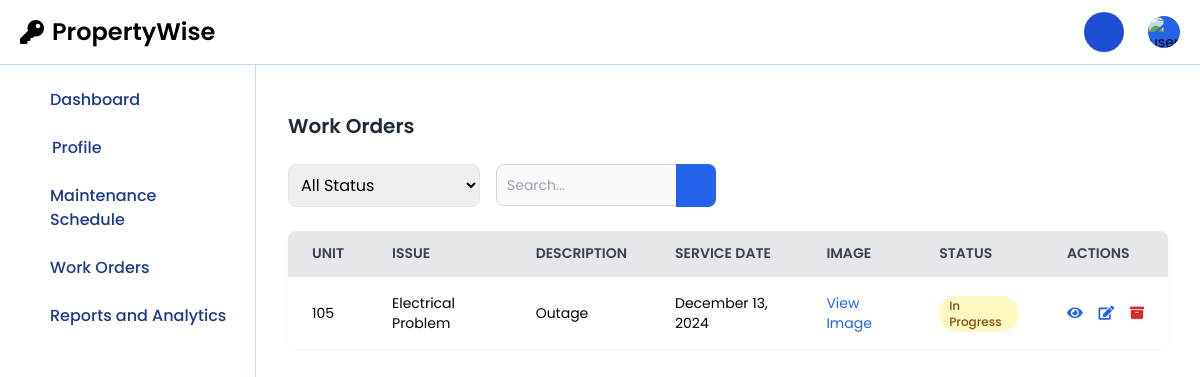
The page /staff/staffWork.php (signed in) on the database as committed earlier.
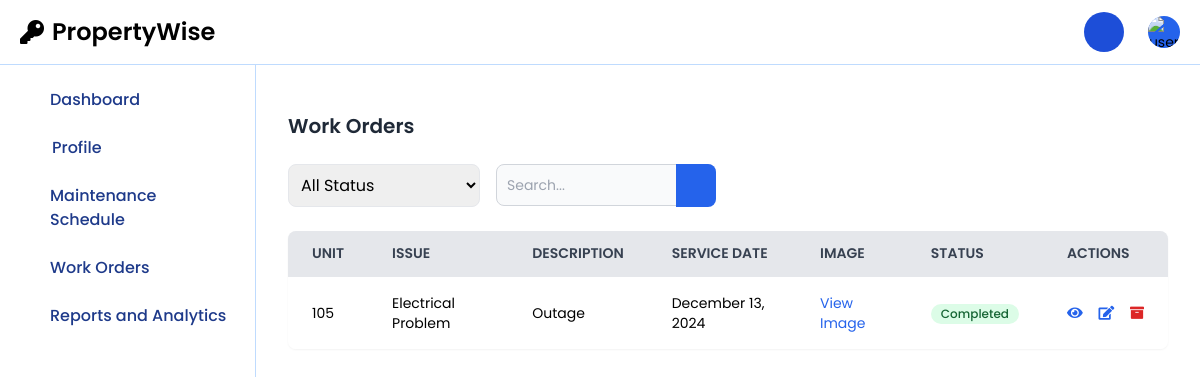
The same page on the database as committed later.
### tables this page shows
CREATE TABLE `maintenance_requests` (
  `id` int(11) NOT NULL,
  `user_id` int(11) NOT NULL,
  `unit` varchar(50) NOT NULL,
  `issue` varchar(100) NOT NULL,
  `description` text NOT NULL,
  `action_taken` text DEFAULT NULL,
  `maintenance_cost` decimal(10,2) DEFAULT NULL,
  `completion_date` datetime DEFAULT NULL,
  `service_date` date NOT NULL,
  `status` enum('Pending','In Progress','Completed') DEFAULT 'Pending',
  `report_pdf` varchar(255) DEFAULT NULL,
  `image` varchar(255) DEFAULT NULL,
  `created_at` timestamp NOT NULL DEFAULT current_timestamp(),
  `updated_at` timestamp NOT NULL DEFAULT current_timestamp() ON UPDATE current_timestamp(),
  `assigned_to` int(11) DEFAULT NULL,
  `priority` enum('high','medium','low') NOT NULL DEFAULT 'medium',
  `archived` tinyint(1) DEFAULT 0
);

### staff/staffWork.php (the view, shortened to what the changed rows need)
<?php
require '../session/db.php';
$staffId = $_SESSION['staff_id'];
$query = "SELECT id, unit, issue, description, service_date, image, status
          FROM maintenance_requests
          WHERE archived = 0 AND assigned_to = ?";
$stmt = $conn->prepare($query);
$stmt->bind_param('i', $staffId);
$stmt->execute();
$result = $stmt->get_result();
$requests = [];
while ($row = $result->fetch_assoc()) {
    $requests[] = $row;
}
?>
<!DOCTYPE html>
<html lang="en">
<head>
    <script src="https://cdn.tailwindcss.com"></script>
    <link rel="stylesheet" href="https://cdnjs.cloudflare.com/ajax/libs/font-awesome/5.15.4/css/all.min.css">
</head>
<body>
<?php include('staffNavbar.php'); ?>
<?php include('staffSidebar.php'); ?>
<div class="sm:ml-64 p-4 sm:p-8 mx-auto">
    <div class="mt-16 sm:mt-20">
        <h1 class="text-lg sm:text-xl font-semibold text-gray-800 mb-4 sm:mb-6">Work Orders</h1>
        <div class="bg-white rounded-lg shadow-sm overflow-hidden">
            <div class="overflow-x-auto">
                <table class="min-w-full divide-y divide-gray-200">
                    <thead class="bg-gray-50">
                        <tr>
                            <th class="px-4 sm:px-6 py-3 text-left text-xs sm:text-sm font-semibold text-gray-700 border-b-2 border-gray-200 bg-gray-200 uppercase">Unit</th>
                            <th class="px-4 sm:px-6 py-3 text-left text-xs sm:text-sm font-semibold text-gray-700 border-b-2 border-gray-200 bg-gray-200 uppercase">Issue</th>
                            <th class="px-4 sm:px-6 py-3 text-left text-xs sm:text-sm font-semibold text-gray-700 border-b-2 border-gray-200 bg-gray-200 uppercase">Description</th>
                            <th class="px-4 sm:px-6 py-3 text-left text-xs sm:text-sm font-semibold text-gray-700 border-b-2 border-gray-200 bg-gray-200 uppercase">Service Date</th>
                            <th class="px-4 sm:px-6 py-3 text-left text-xs sm:text-sm font-semibold text-gray-700 border-b-2 border-gray-200 bg-gray-200 uppercase">Image</th>
                            <th class="px-4 sm:px-6 py-3 text-left text-xs sm:text-sm font-semibold text-gray-700 border-b-2 border-gray-200 bg-gray-200 uppercase">Status</th>
                            <th class="px-4 sm:px-6 py-3 text-left text-xs sm:text-sm font-semibold text-gray-700 border-b-2 border-gray-200 bg-gray-200 uppercase">Actions</th>
                        </tr>
                    </thead>
                    <tbody id="workOrdersTableBody" class="bg-white divide-y divide-gray-200">
                        <?php foreach ($requests as $request): ?>
                            <?php
                            $statusColor = '';
                            if ($request['status'] == 'Pending') {
                                $statusColor = 'bg-gray-100 text-gray-800';
                            } elseif ($request['status'] == 'In Progress') {
                                $statusColor = 'bg-yellow-100 text-yellow-800';
                            } elseif ($request['status'] == 'Completed') {
                                $statusColor = 'bg-green-100 text-green-800';
                            }
                            $formattedDate = date('F j, Y', strtotime($request['service_date']));
                            ?>
                            <tr>
                                <td class="px-4 sm:px-6 py-4 text-sm"><?php echo htmlspecialchars($request['unit']); ?></td>
                                <td class="px-4 sm:px-6 py-4 text-sm"><?php echo htmlspecialchars($request['issue']); ?></td>
                                <td class="px-4 sm:px-6 py-4 text-sm"><?php echo htmlspecialchars($request['description']); ?></td>
                                <td class="px-4 sm:px-6 py-4 text-sm"><?php echo htmlspecialchars($formattedDate); ?></td>
                                <td class="px-4 sm:px-6 py-4 text-sm">
                                    <?php if ($request['image']) : ?>
                                        <a href="../users/<?php echo htmlspecialchars($request['image']); ?>" target="_blank" class="text-blue-600">View Image</a>
                                    <?php else : ?>
                                        No Image
                                    <?php endif; ?>
                                </td>
                                <td class="px-4 sm:px-6 py-4 text-sm">
                                    <span class="inline-flex items-center px-2.5 py-0.5 rounded-full text-xs font-medium <?php echo $statusColor; ?>">
                                        <?php echo htmlspecialchars($request['status']); ?>
                                    </span>
                                </td>
                                <td class="px-4 sm:px-6 py-4 whitespace-nowrap text-sm">
                                    <button onclick="viewRequest(<?= $request['id'] ?>)" class="text-blue-600 hover:text-blue-900 mr-3">
                                        <i class="fas fa-eye"></i>
                                    </button>
                                    <button onclick="openReportModal(<?= $request['id'] ?>)" class="text-blue-600 hover:text-blue-900 mr-3">
                                        <i class="fas fa-edit"></i>
                                    </button>
                                    <button onclick="archiveRequest(<?= $request['id'] ?>)" class="text-red-600 hover:text-red-900">
                                        <i class="fas fa-archive"></i>
                                    </button>
                                </td>
                            </tr>
                        <?php endforeach; ?>
                    </tbody>
                </table>
            </div>
        </div>
    </div>
</div>
</body>
</html>

Rows that differ between the two databases and show on the page:
changed maintenance_requests "Electrical Problem": status "In Progress" → "Completed"
